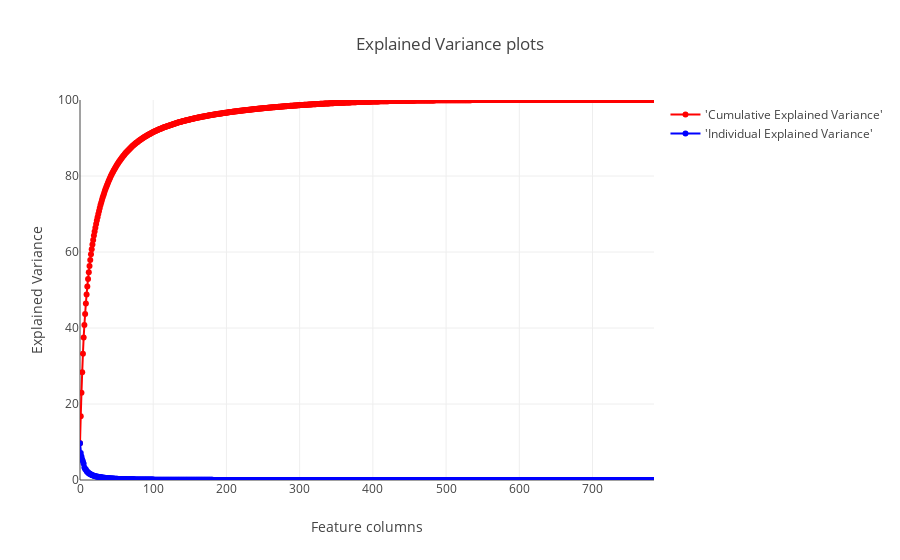

Notebook code cell kept with this figure:
### Code cell
trace1 = go.Scatter(
    x=list(range(784)), y= cum_var,
    mode='lines+markers', name="'Cumulative Explained Variance'",
    hoverinfo= cum_var, line=dict(shape='spline', color = 'red'))

trace2 = go.Scatter(
    x=list(range(784)), y= var_exp,
    mode='lines+markers', name="'Individual Explained Variance'",
    hoverinfo= var_exp,line=dict(shape='linear', color = 'blue'))

fig = tls.make_subplots(print_grid=True)
fig.append_trace(trace1, 1, 1)
fig.append_trace(trace2,1,1)
fig.layout.title = 'Explained Variance plots'
fig.layout.xaxis = dict(range=[0, 784], title = 'Feature columns')
fig.layout.yaxis = dict(range=[0, 100], title = 'Explained Variance')
py.iplot(fig)

### Figure 1 — Plotly figure (JSON) as saved in the notebook; plotly's stock layout.template omitted (floating-point values rounded to 4 significant figures; data arrays with more than 128 entries replaced by an {"elided": "..."} marker saying what was removed)
{"data": [{"hoverinfo": {"elided": "784 float values"}, "line": {"color": "red", "shape": "spline"}, "mode": "lines+markers", "name": "'Cumulative Explained Variance'", "type": "scatter", "x": {"elided": "784 int values"}, "xaxis": "x1", "y": {"elided": "784 float values"}, "yaxis": "y1"}, {"hoverinfo": {"elided": "784 float values"}, "line": {"color": "blue", "shape": "linear"}, "mode": "lines+markers", "name": "'Individual Explained Variance'", "type": "scatter", "x": {"elided": "784 int values"}, "xaxis": "x1", "y": {"elided": "784 float values"}, "yaxis": "y1"}], "layout": {"title": "Explained Variance plots", "xaxis": {"range": [0, 784], "title": "Feature columns"}, "xaxis1": {"anchor": "y1", "domain": [0, 1]}, "yaxis": {"range": [0, 100], "title": "Explained Variance"}, "yaxis1": {"anchor": "x1", "domain": [0, 1]}}}
